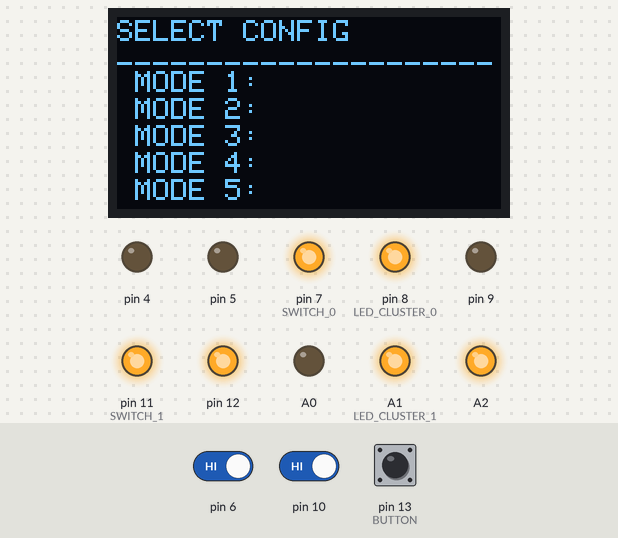
The sketch below on a simulated Arduino Uno, built with avr-gcc and run on an emulated ATmega328P. Shown: 128×64 one-colour display, output pins drawn as LEDs (lit = HIGH). The inputs (shaded band) are chosen by the test bench; at power-on: pin 13 (BUTTON) LOW, pin 6 HIGH, pin 10 HIGH.

Above: at 1.2 s.
1.3 s: pin 13 (BUTTON) pulled HIGH for 1 s
At 2.8 s:
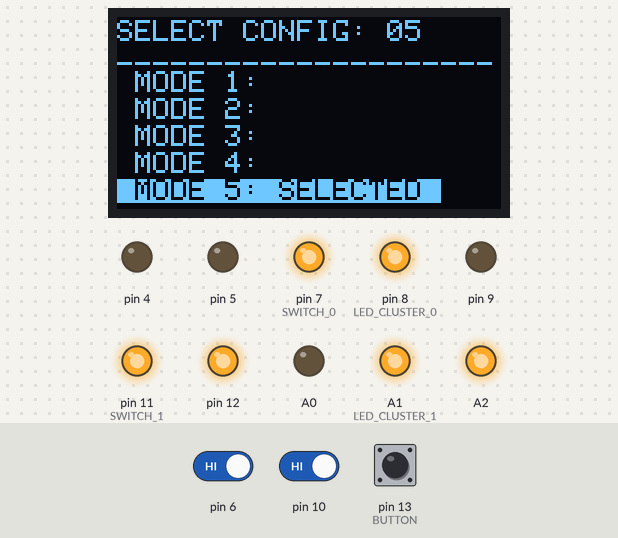
3.9 s: pin 13 (BUTTON) pulled HIGH for 0.15 s
At 4.4 s:
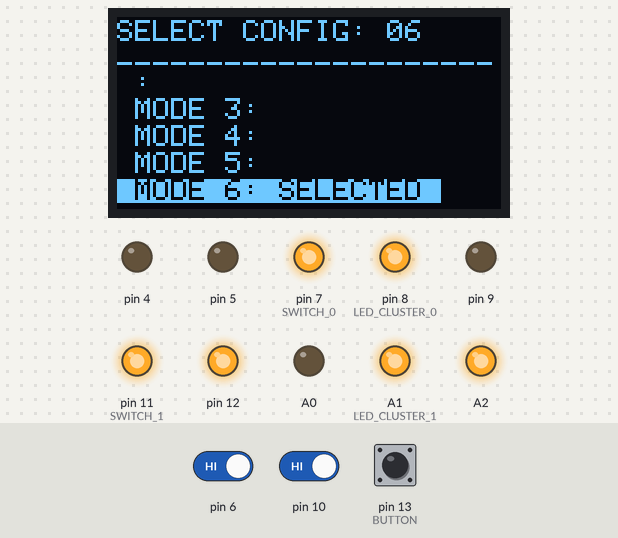
5.6 s: pin 13 (BUTTON) pulsed HIGH 2 times (0.12 s each, 0.3 s apart)
At 6.0 s:
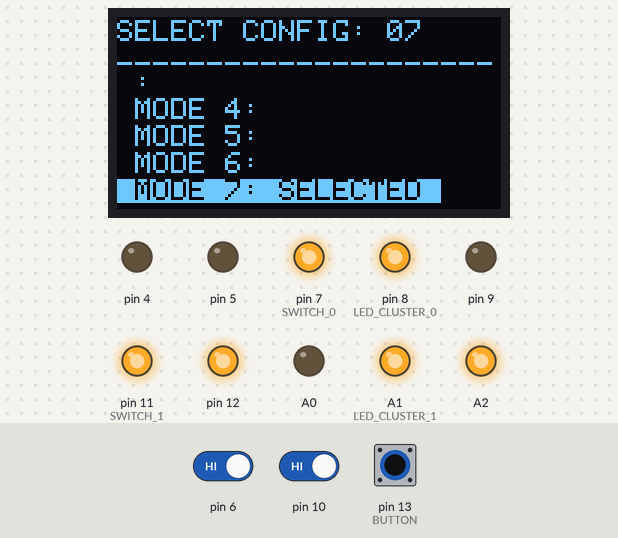
7.7 s: pin 6 driven LOW
At 8.9 s:
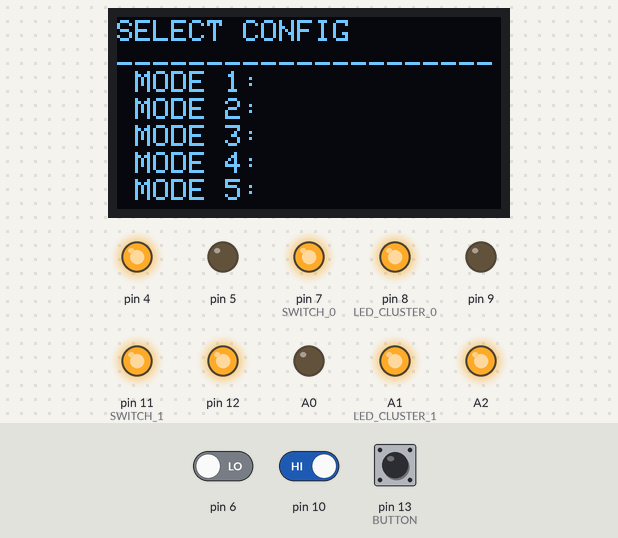
9.2 s: pin 10 driven LOW
At 9.7 s:
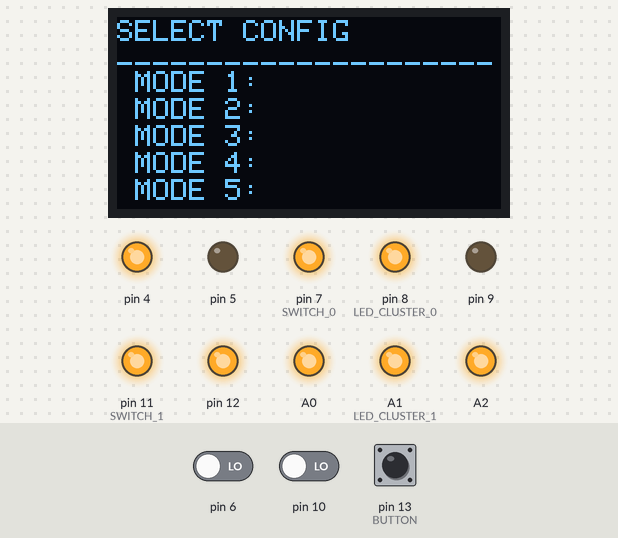
10.7 s: pin 6 driven HIGH
At 11.6 s:
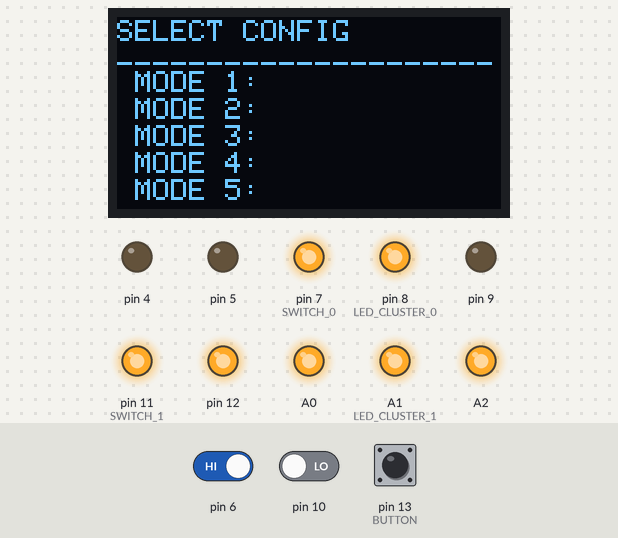
Timing chart, 0 to 13.2 s (numbered marks = the images above; inputs shaded):
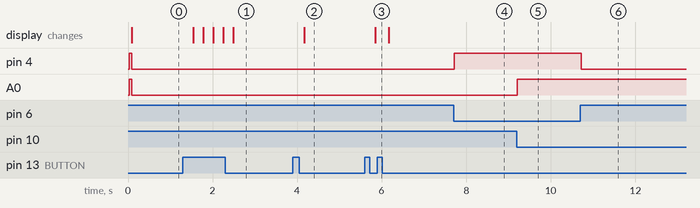

The sketch:

LED_TOGGLE.ino
```cpp
#include <SPI.h>
#include <Wire.h>
#include <Adafruit_GFX.h>
#include <Adafruit_SSD1306.h>

#define SCREEN_WIDTH 128 // OLED display width, in pixels
#define SCREEN_HEIGHT 64 // OLED display height, in pixels

#define OLED_RESET     -1 // Reset pin
Adafruit_SSD1306 display(SCREEN_WIDTH, SCREEN_HEIGHT, &Wire, OLED_RESET);

#define LOGO_HEIGHT   11
#define LOGO_WIDTH    80

void setup() {
    Serial.begin(9600);
  if(!display.begin(SSD1306_SWITCHCAPVCC, 0x3C)) { // Address for 128x64
    Serial.println(F("SSD1306 UNRESPONSIVE"));
    for(;;);
  }
  /////////////////////////

  pinMode(8,  OUTPUT); //LED CLUSTER 0
  pinMode(4,  OUTPUT);
  pinMode(12, OUTPUT);

  pinMode(A1, OUTPUT); //LED CLUSTER 1
  pinMode(A0, OUTPUT);
  pinMode(A2, OUTPUT);

  pinMode(13, INPUT);  // BUTTON

  pinMode(7,  OUTPUT); //SWITCH 0
  pinMode(6,  INPUT);
  pinMode(5,  OUTPUT);

  pinMode(11,  OUTPUT); //SWITCH 1
  pinMode(10,  INPUT);
  pinMode(9,   OUTPUT);

  digitalWrite(8,  1); //r0
  digitalWrite(4,  1); //g0
  digitalWrite(12, 1); //b0

  digitalWrite(A1, 1); //r1
  digitalWrite(A0, 1); //g1
  digitalWrite(A2, 1); //b1

  digitalWrite(7,  1);
  //digitalWrite(6, );
  digitalWrite(5,  0);

  digitalWrite(11, 1);
  //digitalWrite(10,);
  digitalWrite(9,  0);


  display.clearDisplay();
  display.display();
  display.setTextSize(1);
}

void loop() {
  int i=0;

  for(i=0; i<=7; )
  {
    if(digitalRead(13)==1)
    {
      delay(200);
    i++;
    }
      if(i == 0)
      {

        display.clearDisplay();
  display.setTextSize(1);
  display.setTextColor(SSD1306_WHITE);
  display.setCursor(0,1);
  display.println("SELECT CONFIG");
  display.setCursor(0,12);
  display.println("---------------------");

  display.setTextColor(SSD1306_WHITE);
  display.setCursor(0,18);
  display.println(" MODE 1: ");
  display.setTextColor(SSD1306_WHITE);
  display.setCursor(0,27);
  display.println(" MODE 2: ");
  display.setTextColor(SSD1306_WHITE);
  display.setCursor(0,36);
  display.println(" MODE 3: ");
  display.setTextColor(SSD1306_WHITE);
  display.setCursor(0,45);
  display.println(" MODE 4: ");
  display.setTextColor(SSD1306_WHITE);
  display.setCursor(0,54);
  display.println(" MODE 5: ");
  display.display();
          if(digitalRead(6) == 0 && digitalRead(10) == 0)
          {
            digitalWrite(8,  1); //r0
            digitalWrite(4,  1); //g0
            digitalWrite(12, 1); //b0

            digitalWrite(A1, 1); //r1
            digitalWrite(A0, 1); //g1
            digitalWrite(A2, 1); //b1
          }
          else if(digitalRead(6) == 0 && digitalRead(10) == 1)
          {
            digitalWrite(8,  1); //r0
            digitalWrite(4,  1); //g0
            digitalWrite(12, 1); //b0

            digitalWrite(A1, 1); //r1
            digitalWrite(A0, 0); //g1
            digitalWrite(A2, 1); //b1
          }
          else if(digitalRead(6) == 1 && digitalRead(10) == 0)
          {
            digitalWrite(8,  1); //r0
            digitalWrite(4,  0); //g0
            digitalWrite(12, 1); //b0

            digitalWrite(A1, 1); //r1
            digitalWrite(A0, 1); //g1
            digitalWrite(A2, 1); //b1
          }
          else if(digitalRead(6) == 1 && digitalRead(10) == 1)
          {
            digitalWrite(8,  1); //r0
            digitalWrite(4,  0); //g0
            digitalWrite(12, 1); //b0

            digitalWrite(A1, 1); //r1
            digitalWrite(A0, 0); //g1
            digitalWrite(A2, 1); //b1
          }
      }
      else if(i == 1)
      {

        display.clearDisplay();
  display.setTextSize(1);
  display.setTextColor(SSD1306_WHITE);
  display.setCursor(0,1);
  display.println("SELECT CONFIG: 01");
  display.setCursor(0,12);
  display.println("---------------------");

  display.setTextColor(SSD1306_BLACK, SSD1306_WHITE);
  display.setCursor(0,18);
  display.println(" MODE 1: SELECTED ");
  display.setTextColor(SSD1306_WHITE);
  display.setCursor(0,27);
  display.println(" MODE 2: ");
  display.setTextColor(SSD1306_WHITE);
  display.setCursor(0,36);
  display.println(" MODE 3: ");
  display.setTextColor(SSD1306_WHITE);
  display.setCursor(0,45);
  display.println(" MODE 4: ");
  display.setTextColor(SSD1306_WHITE);
  display.setCursor(0,54);
  display.println(" MODE 5: ");
  display.display();

      }
      else if(i == 2)
      {

        display.clearDisplay();
  display.setTextSize(1);
  display.setTextColor(SSD1306_WHITE);
  display.setCursor(0,1);
  display.println("SELECT CONFIG: 02");
  display.setCursor(0,12);
  display.println("---------------------");

  display.setTextColor(SSD1306_WHITE);
  display.setCursor(0,18);
  display.println(" MODE 1: ");
  display.setTextColor(SSD1306_BLACK, SSD1306_WHITE);
  display.setCursor(0,27);
  display.println(" MODE 2: SELECTED ");
  display.setTextColor(SSD1306_WHITE);
  display.setCursor(0,36);
  display.println(" MODE 3: ");
  display.setTextColor(SSD1306_WHITE);
  display.setCursor(0,45);
  display.println(" MODE 4: ");
  display.setTextColor(SSD1306_WHITE);
  display.setCursor(0,54);
  display.println(" MODE 5: ");
  display.display();

      }
      else if(i == 3)
      {

        display.clearDisplay();
  display.setTextSize(1);
  display.setTextColor(SSD1306_WHITE);
  display.setCursor(0,1);
  display.println("SELECT CONFIG: 03");
  display.setCursor(0,12);
  display.println("---------------------");

  display.setTextColor(SSD1306_WHITE);
  display.setCursor(0,18);
  display.println(" MODE 1: ");
  display.setTextColor(SSD1306_WHITE);
  display.setCursor(0,27);
  display.println(" MODE 2: ");
  display.setTextColor(SSD1306_BLACK, SSD1306_WHITE);
  display.setCursor(0,36);
  display.println(" MODE 3: SELECTED ");
  display.setTextColor(SSD1306_WHITE);
  display.setCursor(0,45);
  display.println(" MODE 4: ");
  display.setTextColor(SSD1306_WHITE);
  display.setCursor(0,54);
  display.println(" MODE 5: ");
  display.display();

      }
      else if(i == 4)
      {

        display.clearDisplay();
  display.setTextSize(1);
  display.setTextColor(SSD1306_WHITE);
  display.setCursor(0,1);
  display.println("SELECT CONFIG: 04");
  display.setCursor(0,12);
  display.println("---------------------");

  display.setTextColor(SSD1306_WHITE);
  display.setCursor(0,18);
  display.println(" MODE 1: ");
  display.setTextColor(SSD1306_WHITE);
  display.setCursor(0,27);
  display.println(" MODE 2: ");
  display.setTextColor(SSD1306_WHITE);
  display.setCursor(0,36);
  display.println(" MODE 3: ");
  display.setTextColor(SSD1306_BLACK, SSD1306_WHITE);
  display.setCursor(0,45);
  display.println(" MODE 4: SELECTED ");
  display.setTextColor(SSD1306_WHITE);
  display.setCursor(0,54);
  display.println(" MODE 5: ");
  display.display();

      }
      else if(i == 5)
      {

        display.clearDisplay();
  display.setTextSize(1);
  display.setTextColor(SSD1306_WHITE);
  display.setCursor(0,1);
  display.println("SELECT CONFIG: 05");
  display.setCursor(0,12);
  display.println("---------------------");

  display.setTextColor(SSD1306_WHITE);
  display.setCursor(0,18);
  display.println(" MODE 1: ");
  display.setTextColor(SSD1306_WHITE);
  display.setCursor(0,27);
  display.println(" MODE 2: ");
  display.setTextColor(SSD1306_WHITE);
  display.setCursor(0,36);
  display.println(" MODE 3: ");
  display.setTextColor(SSD1306_WHITE);
  display.setCursor(0,45);
  display.println(" MODE 4: ");
  display.setTextColor(SSD1306_BLACK, SSD1306_WHITE);
  display.setCursor(0,54);
  display.println(" MODE 5: SELECTED ");
  display.display();

      }
      else if(i == 6)
      {

        display.clearDisplay();
  display.setTextSize(1);
  display.setTextColor(SSD1306_WHITE);
  display.setCursor(0,1);
  display.println("SELECT CONFIG: 06");
  display.setCursor(0,12);
  display.println("---------------------");

  display.setTextColor(SSD1306_WHITE);
  display.setCursor(0,18);
  display.println(" : ");
  display.setTextColor(SSD1306_WHITE);
  display.setCursor(0,27);
  display.println(" MODE 3: ");
  display.setTextColor(SSD1306_WHITE);
  display.setCursor(0,36);
  display.println(" MODE 4: ");
  display.setTextColor(SSD1306_WHITE);
  display.setCursor(0,45);
  display.println(" MODE 5: ");
  display.setTextColor(SSD1306_BLACK, SSD1306_WHITE);
  display.setCursor(0,54);
  display.println(" MODE 6: SELECTED ");
  display.display();

      }
      else if(i == 7)
      {

        display.clearDisplay();
  display.setTextSize(1);
  display.setTextColor(SSD1306_WHITE);
  display.setCursor(0,1);
  display.println("SELECT CONFIG: 07");
  display.setCursor(0,12);
  display.println("---------------------");

  display.setTextColor(SSD1306_WHITE);
  display.setCursor(0,18);
  display.println(" : ");
  display.setTextColor(SSD1306_WHITE);
  display.setCursor(0,27);
  display.println(" MODE 4: ");
  display.setTextColor(SSD1306_WHITE);
  display.setCursor(0,36);
  display.println(" MODE 5: ");
  display.setTextColor(SSD1306_WHITE);
  display.setCursor(0,45);
  display.println(" MODE 6: ");
  display.setTextColor(SSD1306_BLACK, SSD1306_WHITE);
  display.setCursor(0,54);
  display.println(" MODE 7: SELECTED ");
  display.display();

      }


  }
}
```

Measured:
- after the input at 1.3 s, the display: first changes after 0.24 s (image 1 shows a later state)
- after the input at 3.9 s, the display: changes after 0.27 s (image 2)
- after the input at 5.6 s, the display: changes after 0.25 s (image 3)
- after the input at 7.7 s, pin 4: LOW → HIGH at once
- after the input at 9.2 s, A0: LOW → HIGH at once
- after the input at 10.7 s, pin 4: HIGH → LOW at once
